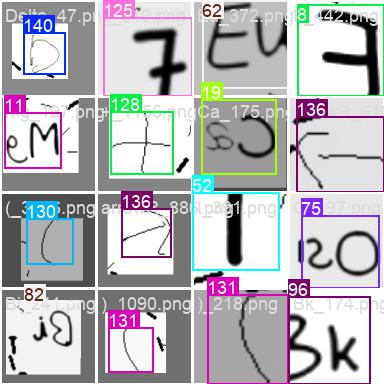
#> input picture Model/chemical_elements_training/phase2_elements_oversampled_1/train_batch0.jpg, 384 x 384 px
$ python -i preprocess2.py   (imports and definitions only)
#> lines starting #> are read from the running program, lines starting #| are printed output that depends on the picture; after the words box and inside, x2 and y2 are one past the last pixel; in counts of white or black regions, pixels touching at a corner belong together
#> further down, picture is the input picture: shape (384, 384, 3); mean B, G, R 187.1, 182.7, 184
import cv2
import numpy as np
from sklearn.cluster import DBSCAN

def filter_corners_dbscan(corners, eps=15, min_samples=2):
    """
    使用DBSCAN聚类过滤孤立角点
    """
    if corners is None:
        return None, np.array([])

    if len(corners) < 2:
        return corners, np.array([0] * len(corners)) if len(corners) > 0 else np.array([])

    corners_array = np.array([corner.ravel() for corner in corners])

    # 执行DBSCAN聚类
    clustering = DBSCAN(eps=eps, min_samples=min_samples).fit(corners_array)
    labels = clustering.labels_

    # 找出非噪声点（label != -1）
    non_noise_indices = np.where(labels != -1)[0]

    if len(non_noise_indices) > 0:
        filtered_corners = corners[non_noise_indices]
        filtered_labels = labels[non_noise_indices]
        print(f"DBSCAN过滤: 从 {len(corners)} 个角点中保留 {len(filtered_corners)} 个角点")
        return filtered_corners, filtered_labels
    else:
        print("DBSCAN过滤: 所有角点都被识别为噪声，返回原始角点")
        return corners, labels

def preprocess(img):
    # ==================================初步预处理===================================
    # 转换为灰度图
    img_1 = cv2.cvtColor(img, cv2.COLOR_BGR2GRAY)
    # 比例缩放
    scale_percent = 50  # 缩放为原来的20%
    width = int(img_1.shape[1] * scale_percent / 100)
#> width = 192
    height = int(img_1.shape[0] * scale_percent / 100)
#> height = 192
    dim = (width, height)
#> dim = (192, 192)
    img_1 = cv2.resize(img_1, dim, interpolation=cv2.INTER_AREA)
#> img_1: shape (192, 192)
    # 添加高斯去噪
    img_2 = cv2.GaussianBlur(img_1, (3, 3), 0)  # 高斯核大小为3x3
    # 自适应阈值二值化
    img_3 = cv2.adaptiveThreshold(img_2, 255, cv2.ADAPTIVE_THRESH_GAUSSIAN_C, cv2.THRESH_BINARY, 35, 14)
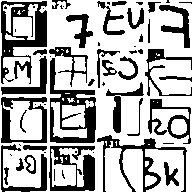
#> img_3: shape (192, 192); 68% white; 61 black regions (28 under 20 px), largest, box (x1, y1, x2, y2) and area: (1, 1, 47, 84) 1637, (50, 58, 96, 143) 1466, (97, 135, 187, 192) 1042
    # 开运算
    img_4 = img_3.copy()
    # kernel_1 = np.ones((2, 2), np.uint8)
    # img_4 = cv2.morphologyEx(img_3, cv2.MORPH_CLOSE, kernel_1)
    kernel_11 = np.ones((3, 3), np.uint8)
    img_4 = cv2.morphologyEx(img_4, cv2.MORPH_OPEN, kernel_11)
#> img_4: shape (192, 192); 65.4% white; 24 black regions (7 under 20 px), largest, box (x1, y1, x2, y2) and area: (0, 0, 187, 192) 8424, (148, 99, 192, 144) 631, (148, 0, 190, 48) 573
    # 将四个图像水平拼接成一行四列
    img_5 = np.hstack([img_1, img_2, img_3, img_4])
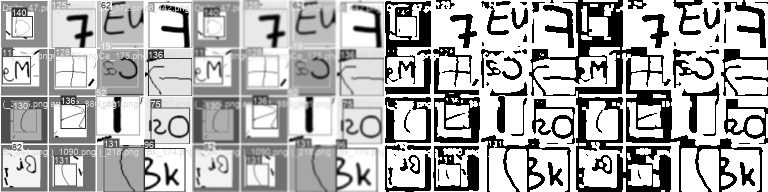
#> img_5: shape (192, 768); min 0, max 255, mean 176.9
    # 调整显示窗口大小以适应拼接后的图像
    # cv2.imshow('Pro', img_5)

    # ==============================Shi-Tomasi 角点检测================================
    img_corner = img_4.copy()
    # 检测参数
    max_corners = 100  # 要检测的最大角点数量
    quality_level = 0.01  # 角点质量水平（0-1之间）
    min_distance = 10  # 角点之间的最小欧式距离
    # 执行角点检测
    corners_1 = cv2.goodFeaturesToTrack(img_corner, max_corners, quality_level, min_distance)
#> corners_1 = 100 rows, first 8: [4, 175], [42, 56], [48, 178], [52, 153], [30, 144], [9, 144], [6, 108], [87, 106]

    # ----------------------------------创建显示图像-----------------------------------------
    img_display_original = cv2.resize(img, dim, interpolation=cv2.INTER_AREA).copy()
    img_display_filtered = cv2.resize(img, dim, interpolation=cv2.INTER_AREA).copy()
    # ------------------------绘制原始角点（第一张图）----------------------------
    if corners_1 is not None:
        corners_1_array = np.array([corner.ravel() for corner in corners_1], dtype=np.int32)
#> corners_1_array = 100 pairs, first value 1 to 189, second value 2 to 190
        # 在第一张图上绘制所有原始角点（红色）
        for corner in corners_1_array:
            x, y = corner
            cv2.circle(img_display_original, (x, y), 4, (0, 0, 255), -1)  # 红色圆点
            cv2.putText(img_display_original, f'({x},{y})', (x + 5, y - 5),
                        cv2.FONT_HERSHEY_SIMPLEX, 0.3, (0, 0, 255), 1)
#> this loop made 100 passes
#> (x, y) on passes 1 to 12: (4, 175), (42, 56), (48, 178), (52, 153), (30, 144), (9, 144), (6, 108), (87, 106), (89, 96), (111, 71), (120, 59), (100, 58)
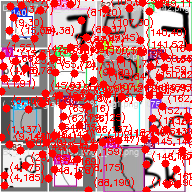
#> img_display_original: shape (192, 192, 3); mean B, G, R 131.2, 128.1, 206.3
        print(f"原始角点数量: {len(corners_1)}")
#| 原始角点数量: 100
    # ------------------------使用DBSCAN去除噪声角点-----------------------------
    if corners_1 is not None:
        corners_2, labels = filter_corners_dbscan(corners_1, eps=20, min_samples=2)
#> in filter_corners_dbscan, `corners_array = np.array([corner.ravel() for corner in corners])`: corners_array has the same summary as corners_1_array in preprocess
#> in filter_corners_dbscan, `labels = clustering.labels_`: labels = 100 values, max 3 at index 15, min -1 at index 44, mean 1.06
#> in filter_corners_dbscan, `non_noise_indices = np.where(labels != -1)[0]`: non_noise_indices = 96 values from 0 to 99
#> in filter_corners_dbscan, `filtered_corners = corners[non_noise_indices]`: filtered_corners = 96 rows, first 8: [4, 175], [42, 56], [48, 178], [52, 153], [30, 144], [9, 144], [6, 108], [87, 106]
#> in filter_corners_dbscan, `filtered_labels = labels[non_noise_indices]`: filtered_labels = 96 values, max 3 at index 15, min 0 at index 0, mean 1.15
#| DBSCAN过滤: 从 100 个角点中保留 96 个角点
#> corners_2 has the same summary as filtered_corners in filter_corners_dbscan; labels has the same summary as filtered_labels in filter_corners_dbscan
        # 确保labels有正确的长度
        if corners_2 is not None:
            if len(labels) != len(corners_2):
                # 如果长度不匹配，创建对应的标签
                if len(corners_2) == len(corners_1):
                    labels = np.array([0] * len(corners_2))  # 所有点属于同一个簇
                else:
                    labels = np.array([0] * len(corners_2))  # 默认标签
        # 在第二张图上绘制过滤后的角点（用不同颜色显示不同簇）
        if corners_2 is not None:
            corners_2_array = np.array([corner.ravel() for corner in corners_2], dtype=np.int32)
#> corners_2_array = 96 pairs, first value 1 to 187, second value 2 to 190
            # 为每个簇分配不同颜色
            colors = [(0, 255, 0), (255, 0, 0), (0, 255, 255), (255, 255, 0),
                      (255, 0, 255), (0, 128, 255), (255, 128, 0), (128, 255, 0)]
            # 获取非噪声点的标签
            non_noise_labels = labels[labels != -1]
#> non_noise_labels has the same summary as filtered_labels in filter_corners_dbscan
            for i, corner in enumerate(corners_2_array):
                x, y = corner
                color_idx = non_noise_labels[i] % len(colors)
                color = colors[color_idx]
                # 绘制角点
                cv2.circle(img_display_filtered, (x, y), 4, color, -1)
                cv2.putText(img_display_filtered, f'C{non_noise_labels[i]}', (x + 5, y - 5),
                            cv2.FONT_HERSHEY_SIMPLEX, 0.4, color, 1)
                # 在原始图上也用绿色标记保留的点（便于对比）
                cv2.circle(img_display_original, (x, y), 6, (0, 255, 0), 2)
#> this loop made 96 passes
#> (x, y, color_idx, color) on passes 1 to 12: (4, 175, 0, (0, 255, 0)), (42, 56, 1, (255, 0, 0)), (48, 178, 1, (255, 0, 0)), (52, 153, 1, (255, 0, 0)), (30, 144, 1, (255, 0, 0)), (9, 144, 1, (255, 0, 0)), (6, 108, 2, (0, 255, 255)), (87, 106, 1, (255, 0, 0)), (89, 96, 1, (255, 0, 0)), (111, 71, 1, (255, 0, 0)), (120, 59, 1, (255, 0, 0)), (100, 58, 1, (255, 0, 0))
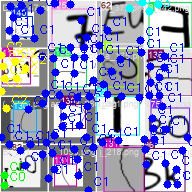
#> img_display_filtered: shape (192, 192, 3); mean B, G, R 195.1, 156.5, 154.8
            print(f"过滤后角点数量: {len(corners_2)}")
#| 过滤后角点数量: 96
            # 在过滤后的图上添加统计信息
            cv2.putText(img_display_filtered, f'Clusters: {len(set(non_noise_labels))}',
                        (10, 30), cv2.FONT_HERSHEY_SIMPLEX, 0.7, (0, 0, 0), 2)
            cv2.putText(img_display_filtered, f'Points: {len(corners_2)}',
                        (10, 60), cv2.FONT_HERSHEY_SIMPLEX, 0.7, (0, 0, 0), 2)
        # 在原始图上添加统计信息
        cv2.putText(img_display_original, f'Original Points: {len(corners_1)}',
                    (10, 30), cv2.FONT_HERSHEY_SIMPLEX, 0.7, (0, 0, 0), 2)
        cv2.putText(img_display_original, f'Filtered Points: {len(corners_2) if corners_2 is not None else 0}',
                    (10, 60), cv2.FONT_HERSHEY_SIMPLEX, 0.7, (0, 0, 0), 2)

    # 显示两张对比图
    img_6 = np.hstack([img_display_original, img_display_filtered])
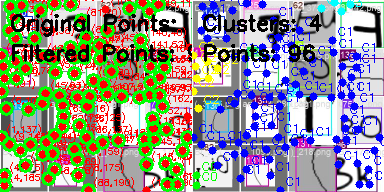
#> img_6: shape (192, 384, 3); mean B, G, R 137.1, 148.2, 147.1
    # cv2.imshow('compare', img_6)

    # ==============================边界范围计算和ROI提取================================
    roi_binary = None
    if corners_2 is not None and len(corners_2) > 0:
        corners_array = np.array([corner.ravel() for corner in corners_2], dtype=np.int32)
#> corners_array has the same summary as corners_2_array

        # 计算边界矩形
        x_min, y_min = np.min(corners_array, axis=0)
#> x_min = 1; y_min = 2
        x_max, y_max = np.max(corners_array, axis=0)
#> x_max = 187; y_max = 190

        # 扩大边界（在周围加一圈）
        expand_pixels = 25  # 扩大10个像素
        x_min_expanded = max(0, x_min - expand_pixels)
#> x_min_expanded = 0
        y_min_expanded = max(0, y_min - expand_pixels)
#> y_min_expanded = 0
        x_max_expanded = min(width, x_max + expand_pixels)
#> x_max_expanded = 192
        y_max_expanded = min(height, y_max + expand_pixels)
#> y_max_expanded = 192

        # 创建带有边界的显示图像
        img_with_boundaries = cv2.resize(img, dim, interpolation=cv2.INTER_AREA).copy()

        # 绘制角点
        for corner in corners_array:
            x, y = corner
            cv2.circle(img_with_boundaries, (x, y), 3, (0, 0, 255), -1)
#> this loop made 96 passes
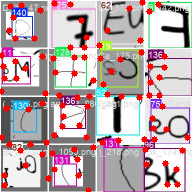
#> img_with_boundaries: shape (192, 192, 3); mean B, G, R 174, 170.2, 190.3

        # 绘制原始边界矩形（绿色）
        cv2.rectangle(img_with_boundaries, (x_min, y_min), (x_max, y_max), (0, 255, 0), 2)

        # 绘制扩大后的红边框
        cv2.rectangle(img_with_boundaries, (x_min_expanded, y_min_expanded),
                      (x_max_expanded, y_max_expanded), (0, 0, 255), 3)
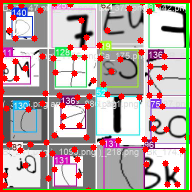
#> img_with_boundaries: shape (192, 192, 3); mean B, G, R 160.7, 163.5, 188.9

        # ROI提取
        # 在二值图上分割（使用扩大后的边界）
        img_4_resized = cv2.resize(img_4, dim, interpolation=cv2.INTER_AREA)
        roi_binary = img_4_resized[y_min_expanded:y_max_expanded, x_min_expanded:x_max_expanded]
        # 显示边界和ROI结果
        # cv2.imshow('Expanded_Boundaries', img_with_boundaries)

        if roi_binary.size > 0:
            # cv2.imshow('ROI_res', roi_binary)
            cv2.imwrite('ROI_res.png', roi_binary)

        # 打印边界信息
        print(f"\n=== 边界信息 ===")
        print(f"原始边界矩形: ({x_min}, {y_min}) - ({x_max}, {y_max})")
#| 原始边界矩形: (1, 2) - (187, 190)
        print(f"原始边界尺寸: {x_max - x_min} x {y_max - y_min}")
#| 原始边界尺寸: 186 x 188
        print(f"扩大后边界: ({x_min_expanded}, {y_min_expanded}) - ({x_max_expanded}, {y_max_expanded})")
#| 扩大后边界: (0, 0) - (192, 192)
        print(f"扩大后尺寸: {x_max_expanded - x_min_expanded} x {y_max_expanded - y_min_expanded}")
#| 扩大后尺寸: 192 x 192
        print(f"扩大像素: {expand_pixels}")
    else:
        print("没有有效的角点进行边界计算")

    return roi_binary

>>> import cv2
>>> picture = cv2.imread('../Model/chemical_elements_training/phase2_elements_oversampled_1/train_batch0.jpg')
>>> result = preprocess(picture)

$ run again, on Model/chemical_elements_training/phase2_elements_oversampled_1/train_batch1.jpg
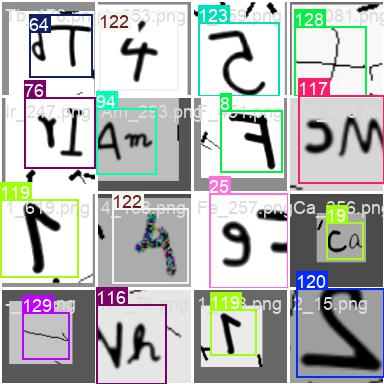
#> input picture Model/chemical_elements_training/phase2_elements_oversampled_1/train_batch1.jpg, 384 x 384 px
#> picture is the input picture: shape (384, 384, 3); mean B, G, R 184, 184.9, 182.8
#> in preprocess, `img_3 = cv2.adaptiveThreshold(img_2, 255, cv2.ADAPTIVE_THRESH_GAUSSIAN..`:
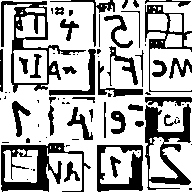
#> img_3: shape (192, 192); 69.3% white; 74 black regions (35 under 20 px), largest, box (x1, y1, x2, y2) and area: (1, 143, 91, 192) 1640, (145, 104, 191, 190) 1553, (1, 1, 86, 93) 1516
#> img_4: shape (192, 192); 67% white; 32 black regions (13 under 20 px), largest, box (x1, y1, x2, y2) and area: (97, 0, 192, 192) 5265, (0, 0, 115, 136) 2978, (0, 138, 91, 192) 1975
#> corners_1 = 100 rows, first 8: [17, 18], [159, 8], [90, 167], [144, 154], [170, 116], [144, 108], [56, 96], [111, 93]
#> corners_1_array = 100 pairs, first value 1 to 190, second value 3 to 190
#> the loop in preprocess, `for corner in corners_1_array:` made 100 passes
#| 原始角点数量: 100
#> in filter_corners_dbscan, `corners_array = np.array([corner.ravel() for corner in corners])`: corners_array has the same summary as corners_1_array in preprocess
#> in filter_corners_dbscan, `labels = clustering.labels_`: labels = 100 values, max 7 at index 68, min -1 at index 50, mean 1.9
#> non_noise_indices = 99 values from 0 to 99
#> filtered_corners = 99 rows, first 8: [17, 18], [159, 8], [90, 167], [144, 154], [170, 116], [144, 108], [56, 96], [111, 93]
#> filtered_labels = 99 values, max 7 at index 67, min 0 at index 0, mean 1.93
#| DBSCAN过滤: 从 100 个角点中保留 99 个角点
#> in preprocess, `corners_2, labels = filter_corners_dbscan(corners_1, eps=20, min_sampl..`: corners_2 has the same summary as filtered_corners in filter_corners_dbscan; labels has the same summary as filtered_labels in filter_corners_dbscan
#> corners_2_array = 99 pairs, first value 1 to 190, second value 3 to 190
#> non_noise_labels has the same summary as filtered_labels in filter_corners_dbscan
#> the loop in preprocess, `for i, corner in enumerate(corners_2_array):` made 99 passes
#> (x, y, color_idx, color) on passes 1 to 8: (17, 18, 0, (0, 255, 0)), (159, 8, 1, (255, 0, 0)), (90, 167, 2, (0, 255, 255)), (144, 154, 2, (0, 255, 255)), (170, 116, 2, (0, 255, 255)), (144, 108, 2, (0, 255, 255)), (56, 96, 0, (0, 255, 0)), (111, 93, 0, (0, 255, 0))
#| 过滤后角点数量: 99
#> in preprocess, `corners_array = np.array([corner.ravel() for corner in corners_2], dty..`: corners_array has the same summary as corners_2_array
#> x_min = 1; y_min = 3
#> x_max = 190
#> x_min_expanded = 0
#> x_max_expanded = 192
#> the loop in preprocess, `for corner in corners_array:` made 99 passes
#> in preprocess, `cv2.rectangle(img_with_boundaries, (x_min_expanded, y_min_expanded), (..`:
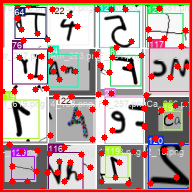
#> img_with_boundaries: shape (192, 192, 3); mean B, G, R 159.2, 165.2, 189.9
#| 原始边界矩形: (1, 3) - (190, 190)
#| 原始边界尺寸: 189 x 187
#| 扩大后边界: (0, 0) - (192, 192)
#| 扩大后尺寸: 192 x 192

$ run again, on Model/chemical_elements_training/phase2_elements_oversampled_1/train_batch2.jpg
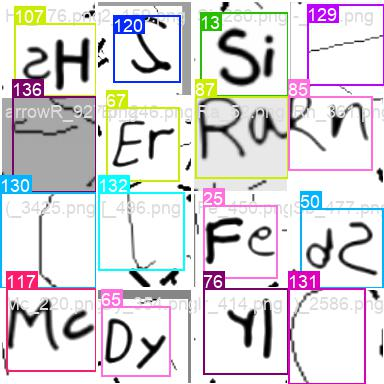
#> input picture Model/chemical_elements_training/phase2_elements_oversampled_1/train_batch2.jpg, 384 x 384 px
#> picture is the input picture: shape (384, 384, 3); mean B, G, R 216.1, 213.7, 215.5
#> img_3: shape (192, 192); 74.8% white; 77 black regions (35 under 20 px), largest, box (x1, y1, x2, y2) and area: (0, 23, 96, 188) 1983, (101, 114, 190, 192) 1124, (56, 1, 95, 48) 769
#> img_4: shape (192, 192); 73.4% white; 45 black regions (20 under 20 px), largest, box (x1, y1, x2, y2) and area: (0, 23, 96, 192) 2896, (101, 95, 192, 192) 1620, (124, 0, 192, 91) 1316
#> corners_1 = 100 rows, first 8: [84, 143], [2, 91], [142, 89], [73, 149], [164, 114], [174, 112], [48, 102], [13, 90]
#> corners_1_array = 100 pairs, first value 1 to 189, second value 1 to 188
#> the loop in preprocess, `for corner in corners_1_array:` made 100 passes
#> after the loop in preprocess, `for corner in corners_1_array:`:
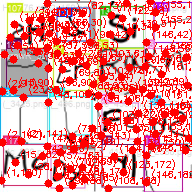
#> img_display_original: shape (192, 192, 3); mean B, G, R 150.5, 149.5, 230.5
#| 原始角点数量: 100
#> in filter_corners_dbscan, `corners_array = np.array([corner.ravel() for corner in corners])`: corners_array has the same summary as corners_1_array in preprocess
#> in filter_corners_dbscan, `labels = clustering.labels_`: labels = 100 values, max 4 at index 47, min -1 at index 22, mean 0.15
#> non_noise_indices = 94 values from 0 to 99
#> filtered_corners = 94 rows, first 8: [84, 143], [2, 91], [142, 89], [73, 149], [164, 114], [174, 112], [48, 102], [13, 90]
#> filtered_labels = 94 values, max 4 at index 45, min 0 at index 0, mean 0.223
#| DBSCAN过滤: 从 100 个角点中保留 94 个角点
#> in preprocess, `corners_2, labels = filter_corners_dbscan(corners_1, eps=20, min_sampl..`: corners_2 has the same summary as filtered_corners in filter_corners_dbscan; labels has the same summary as filtered_labels in filter_corners_dbscan
#> corners_2_array = 94 pairs, first value 2 to 189, second value 1 to 188
#> non_noise_labels has the same summary as filtered_labels in filter_corners_dbscan
#> the loop in preprocess, `for i, corner in enumerate(corners_2_array):` made 94 passes
#> (x, y, color_idx, color) on passes 1 to 8: (84, 143, 0, (0, 255, 0)), (2, 91, 1, (255, 0, 0)), (142, 89, 0, (0, 255, 0)), (73, 149, 0, (0, 255, 0)), (164, 114, 0, (0, 255, 0)), (174, 112, 0, (0, 255, 0)), (48, 102, 0, (0, 255, 0)), (13, 90, 1, (255, 0, 0))
#| 过滤后角点数量: 94
#> in preprocess, `corners_array = np.array([corner.ravel() for corner in corners_2], dty..`: corners_array has the same summary as corners_2_array
#> x_min = 2; y_min = 1
#> x_max = 189; y_max = 188
#> x_min_expanded = 0
#> x_max_expanded = 192
#> the loop in preprocess, `for corner in corners_array:` made 94 passes
#> in preprocess, `cv2.rectangle(img_with_boundaries, (x_min_expanded, y_min_expanded), (..`:
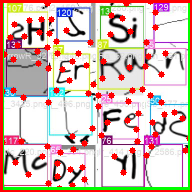
#> img_with_boundaries: shape (192, 192, 3); mean B, G, R 183.5, 190, 214.8
#| 原始边界矩形: (2, 1) - (189, 188)
#| 原始边界尺寸: 187 x 187
#| 扩大后边界: (0, 0) - (192, 192)
#| 扩大后尺寸: 192 x 192

$ run again, on Model/chemical_elements_training/phase2_elements_oversampled_1/val_batch0_pred.jpg
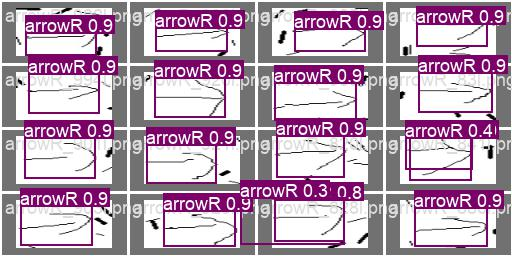
#> input picture Model/chemical_elements_training/phase2_elements_oversampled_1/val_batch0_pred.jpg, 512 x 256 px
#> picture is the input picture: shape (256, 512, 3); mean B, G, R 179.4, 160, 182.9
#> img_3: shape (128, 256); 58% white; 64 black regions (50 under 20 px), largest, box (x1, y1, x2, y2) and area: (1, 1, 63, 128) 3501, (66, 42, 191, 127) 2804, (65, 1, 127, 59) 1322
#> img_4: shape (128, 256); 50.7% white; 29 black regions (25 under 20 px), largest, box (x1, y1, x2, y2) and area: (0, 0, 256, 128) 14575, (194, 73, 256, 128) 1418, (145, 75, 167, 77) 22, (139, 15, 143, 22) 21
#> corners_1 = 100 rows, first 8: [100, 102], [51, 98], [178, 95], [114, 67], [178, 36], [74, 36], [250, 31], [31, 13]
#> corners_1_array = 100 pairs, first value 1 to 254, second value 4 to 126
#> the loop in preprocess, `for corner in corners_1_array:` made 100 passes
#| 原始角点数量: 100
#> in filter_corners_dbscan, `corners_array = np.array([corner.ravel() for corner in corners])`: corners_array has the same summary as corners_1_array in preprocess
#> in filter_corners_dbscan, `labels = clustering.labels_`: labels = 100 values, max 4 at index 30, min -1 at index 6, mean 0.4
#> non_noise_indices = 98 values from 0 to 99
#> filtered_corners = 98 rows, first 8: [100, 102], [51, 98], [178, 95], [114, 67], [178, 36], [74, 36], [31, 13], [192, 4]
#> filtered_labels = 98 values, max 4 at index 29, min 0 at index 0, mean 0.429
#| DBSCAN过滤: 从 100 个角点中保留 98 个角点
#> in preprocess, `corners_2, labels = filter_corners_dbscan(corners_1, eps=20, min_sampl..`: corners_2 has the same summary as filtered_corners in filter_corners_dbscan; labels has the same summary as filtered_labels in filter_corners_dbscan
#> corners_2_array = 98 pairs, first value 1 to 254, second value 4 to 126
#> non_noise_labels has the same summary as filtered_labels in filter_corners_dbscan
#> the loop in preprocess, `for i, corner in enumerate(corners_2_array):` made 98 passes
#> (x, y, color_idx, color) on passes 1 to 8: (100, 102, 0, (0, 255, 0)), (51, 98, 0, (0, 255, 0)), (178, 95, 0, (0, 255, 0)), (114, 67, 0, (0, 255, 0)), (178, 36, 0, (0, 255, 0)), (74, 36, 0, (0, 255, 0)), (31, 13, 0, (0, 255, 0)), (192, 4, 0, (0, 255, 0))
#| 过滤后角点数量: 98
#> in preprocess, `corners_array = np.array([corner.ravel() for corner in corners_2], dty..`: corners_array has the same summary as corners_2_array
#> x_min = 1; y_min = 4
#> x_max = 254; y_max = 126
#> x_min_expanded = 0
#> x_max_expanded = 256
#> y_max_expanded = 128
#> the loop in preprocess, `for corner in corners_array:` made 98 passes
#> in preprocess, `cv2.rectangle(img_with_boundaries, (x_min_expanded, y_min_expanded), (..`:
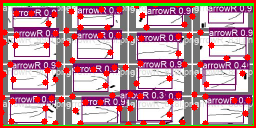
#> img_with_boundaries: shape (128, 256, 3); mean B, G, R 152.1, 144.1, 190.1
#| 原始边界矩形: (1, 4) - (254, 126)
#| 原始边界尺寸: 253 x 122
#| 扩大后边界: (0, 0) - (256, 128)
#| 扩大后尺寸: 256 x 128
